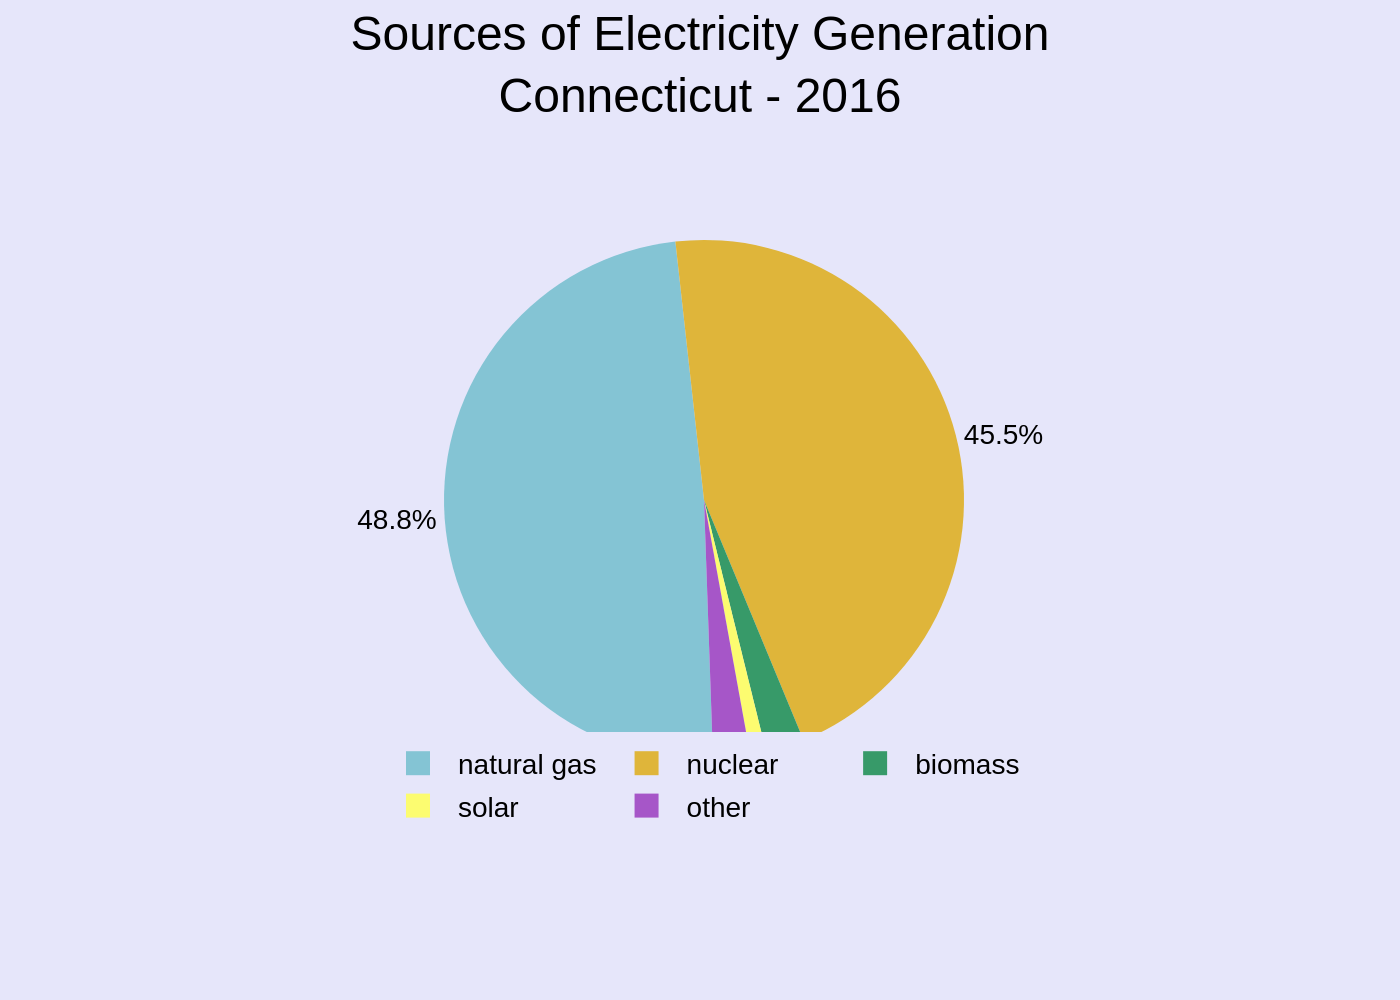

Generate this figure with Python:
import sys
import json
import plotly.graph_objects as go
import os

# Check for command-line argument
if len(sys.argv) != 2:
    print("Usage: python generate_chart.py <json_file_path>")
    sys.exit(1)

# Get JSON file path from command-line argument
json_path = sys.argv[1]

# Read data from the JSON file
try:
    with open(json_path, 'r', encoding='utf-8') as f:
        chart_details = json.load(f)
except FileNotFoundError:
    print(f"Error: JSON file not found at {json_path}")
    sys.exit(1)
except json.JSONDecodeError:
    print(f"Error: Could not decode JSON from {json_path}")
    sys.exit(1)

# Extract data for the chart
chart_data = chart_details.get('chart_data', [])
texts = chart_details.get('texts', {})
colors = chart_details.get('colors', [])

# Prepare data for Plotly pie chart
labels = [item['label'] for item in chart_data]
values = [item['value'] for item in chart_data]

# Create the pie chart trace
pie_trace = go.Pie(
    labels=labels,
    values=values,
    marker_colors=colors,
    hoverinfo='label+percent',
    textinfo='percent',
    textfont_size=14,
    textposition='outside',
    sort=False,
    direction='clockwise',
    rotation=178  # Rotates the chart to position the first slice as in the image
)

# Create the figure
fig = go.Figure(data=[pie_trace])

# Update layout for styling, titles, and fonts
fig.update_layout(
    title_text=texts.get('title'),
    title_x=0.5,
    title_y=0.95,
    title_font_size=24,
    font=dict(
        family="Arial",
        size=12,
        color="black"
    ),
    paper_bgcolor='#E6E6FA',
    legend=dict(
        orientation="h",
        yanchor="bottom",
        y=-0.15,
        xanchor="center",
        x=0.5,
        font_size=14
    ),
    margin=dict(t=120, b=120, l=40, r=40)
)

# Determine the output image filename from the input JSON filename
base_filename = os.path.splitext(os.path.basename(json_path))[0]
output_filename = f"{base_filename}.png"

# Save the figure as a PNG image
try:
    fig.write_image(output_filename, scale=2)
    print(f"Chart successfully generated and saved to {output_filename}")
except Exception as e:
    print(f"Error saving image: {e}")
    sys.exit(1)
